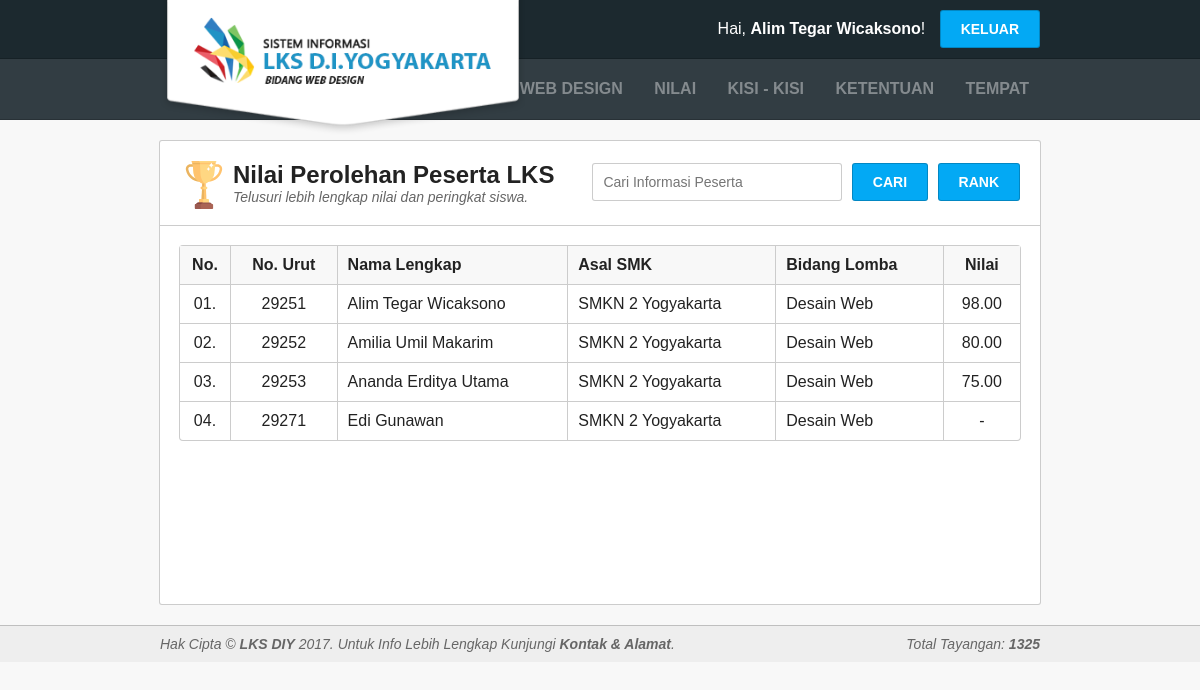
The app's page /peringkat-nilai.php (signed in) with its own data.
### tables this page shows
CREATE TABLE `peserta` (
  `id` varchar(20) NOT NULL,
  `nama` varchar(50) NOT NULL,
  `passwd` varchar(30) NOT NULL,
  `bidang` varchar(30) NOT NULL,
  `umur` int(5) DEFAULT NULL,
  `asalsmk` varchar(30) DEFAULT NULL,
  `kelas` varchar(5) DEFAULT NULL
);

CREATE TABLE `nilai` (
  `id` varchar(20) NOT NULL,
  `nilai` float(4,2) DEFAULT NULL
);

CREATE TABLE `hit` (
  `total` int(10) NOT NULL
);

### engine/conn.php (called while the page is built, shortened)
<?php
	if(isset($_SESSION['akses']) && isset($_SESSION['id'])){
		$id = $_SESSION['id'];
	}
 ?>

### engine/hit.php (called while the page is built, shortened)
<?php
	$query_hit = mysqli_query($mysqli, "SELECT * FROM hit");
	while($result_hit = mysqli_fetch_array($query_hit)){
		$total = $result_hit['total'] + 1;
	}
 ?>

### engine/section-peringkat-nilai.php (the view, shortened to what this page needs)
<?php
	$query_nilai = mysqli_query($mysqli, "SELECT * FROM nilai ORDER BY nilai DESC");
 ?>
<section id="nilai">
	<div class="section-container">
		<div class="section-head">
			<img src="asset/icon/score.svg" alt="Nilai Peserta LKS">
			<h2>Nilai Perolehan Peserta LKS</h2>
			<p class="info">Telusuri lebih lengkap nilai dan peringkat siswa.</p>
			<form>
				<input type="search" name="cari-peserta" placeholder="Cari Informasi Peserta" value="<?php if(isset($cari_peserta)){ echo $cari_peserta; } ?>">
				<button type="button" onclick="window.location = 'nilai.php?cari_peserta=' + document.querySelectorAll('input[name=cari-peserta]')[0].value">CARI</button>
				<button type="button" onclick="window.location = 'peringkat-nilai.php'" style="margin-left: 5px; ">RANK</button>
			</form>
		</div>
		<div class="section-body">
			<table>
				<thead>
					<tr>
						<th>No.</th>
						<th>No. Urut</th>
						<th>Nama Lengkap</th>
						<th>Asal SMK</th>
						<th>Bidang Lomba</th>
						<th>Nilai</th>
					</tr>
				</thead>
				<tbody>
					<?php
						$no = 1;
						while($result_nilai = mysqli_fetch_array($query_nilai)){
							$id = $result_nilai['id'];
							$nilai = ($result_nilai['nilai'] == NULL || $result_nilai['nilai'] == 0.00) ? "-" : $result_nilai['nilai'];
							$query_peserta = mysqli_query($mysqli, "SELECT * FROM peserta WHERE id='$id'");
							$result_peserta = mysqli_fetch_array($query_peserta);
							$nama = $result_peserta['nama'];
							$bidang = $result_peserta['bidang'];
							$asalsmk = $result_peserta['asalsmk'];
					?>
						<tr>
							<td><?php if($no < 10){ echo "0".$no."."; }else{ echo $no."."; } ?></td>
							<td><?php echo $id; ?></td>
							<td>
									<?php echo $nama; ?>
							</td>
							<td><?php echo $asalsmk; ?></td>
							<td><?php echo $bidang; ?></td>
							<td><?php echo $nilai; ?></td>
						</tr>
					<?php $no++; } ?>
				</tbody>
			</table>
		</div>
	</div>
</section>

### engine/nav.php (shortened to what this page needs)
<?php
	if(isset($id)){
		if($akses == "admin"){
			$query = mysqli_query($mysqli, "SELECT * FROM admin WHERE id='$id'");
		}elseif($akses == "peserta"){
			$query = mysqli_query($mysqli, "SELECT * FROM peserta WHERE id='$id'");
		}
		$result = mysqli_fetch_array($query);
		$nama = $result['nama'];
	}
 ?>
<nav id="nav-top">
	<div class="nav-container">
		<div class="nav-head">
			<a href="index.php" title="Beranda">
				<img src="asset/img/head-lks.png" alt="Sistem Informasi LKS DIY">
			</a>
		</div>
		<?php if(isset($id)){ ?>
		<div class="nav-account">
			<p>Hai, <a href="javascript:void(0)" onclick="document.querySelectorAll('#modal-profil')[0].style.display = 'block'" title="Profil"><?php echo $nama; ?></a>!</p>
			<button onclick="window.location = 'engine/act-logout.php'">KELUAR</button>
		</div>
		<?php } ?>
	</div>
</nav>
<nav id="nav-bottom">
	<div class="nav-container">
		<div class="nav-menu">
			<ul>
				<li><a href="web-design.php" title="Web Design">WEB DESIGN</a></li>
				<li><a href="nilai.php" title="Nilai">NILAI</a></li>
				<li><a href="kisi.php" title="Kisi - Kisi">KISI - KISI</a></li>
				<li><a href="ketentuan.php" title="Ketentuan">KETENTUAN</a></li>
				<li><a href="tempat.php" title="Tempat">TEMPAT</a></li>
			</ul>
		</div>
	</div>
</nav>

### engine/footer.php
<footer>
	<div class="footer-container">
		<p>Hak Cipta &copy; <a href="index.php" title="Beranda">LKS DIY</a> 2017. Untuk Info Lebih Lengkap Kunjungi <a href="kontak-alamat.php" title="Kontak">Kontak & Alamat</a>.</p>
		<p class="hit">
			Total Tayangan: <b><?php echo $total; ?></b>
		</p>
	</div>
</footer>

### asset/css/style.css (style rules this page uses)
.info { color: #666; font-size: 14px; font-style: italic; margin-bottom: 10px; }
html { font-family: "Arial", sans-serif; width: 100%; height: 100%; }
body { background: #f8f8f8; width: 100%; height: 100%; margin: 0px; }
ul { list-style: none; margin: 0px; padding: 0px; }
a { text-decoration: none; }
h1,h2,h3,h4,h5,h6,p { color: #222; margin: 0px; padding: 0px; }
table { border-collapse: collapse; border-style: hidden; border-radius: 3px; -ms-border: 1px solid #ccc; box-shadow: 0px 0px 0px 1px #ccc; }
table thead tr { background: #f8f8f8; }
table th, table td { color: #222; text-align: center; padding: 10px; border: 1px solid #ccc; }
input,select,textarea,button { font-family: "Arial", sans-serif; font-size: 14px; padding: 10px; border: 1px solid rgba(0,0,0,0.2); border-radius: 3px; }
button { background: #03a9f4; color: #fff; font-weight: bold; padding: 10px 20px; cursor: pointer; transition: 0.2s; }
nav { width: 100%; border-bottom: 1px solid rgba(0,0,0,0.2); }
.nav-container { width: calc(100% - 320px); margin: auto; padding: 10px; overflow: hidden; }
nav#nav-top { background: #1c292f; }
nav#nav-top .nav-head { position: absolute; top: -20px; }
nav#nav-top .nav-head a img { height: 155px; transition: 0.2s; }
nav#nav-top .nav-account { float: right; }
nav#nav-top .nav-account p { display: inline-block; color: #fff; margin-right: 10px; }
nav#nav-top .nav-account a { color: inherit; font-weight: bold; }
nav#nav-bottom { background: #323d43; }
nav#nav-bottom .nav-menu { float: right; }
nav#nav-bottom .nav-menu ul li { display: inline-block; }
nav#nav-bottom .nav-menu ul li a { display: inline-block; color: rgba(255,255,255,0.4); font-weight: bold; padding: 10px; margin-left: 5px; border: 1px solid transparent; border-radius: 3px; transition: 0.2s; }
section { width: 100%; padding: 20px 0px; overflow: hidden; }
.section-container { background: #fff; width: calc(100% - 320px); min-height: 463px; margin: auto; border: 1px solid rgba(0,0,0,0.2); border-radius: 3px; }
.section-head { position: relative; padding: 20px; border-bottom: 1px solid rgba(0,0,0,0.2); }
.section-head img { float: left; width: 48px; margin-right: 5px; }
.section-head form { position: absolute; top: 22px; right: 20px; }
.section-head form input[type='search'] { width: 250px; }
.section-head form input, .section-head form select { margin-right: 5px; }
.section-head .info { margin-bottom: 0px; }
.section-body { position: relative; padding: 20px; overflow: hidden; }
#nilai .section-body table { width: 100%; }
#nilai .section-body table th:nth-child(1), #nilai .section-body table td:nth-child(1) { width: 30px; }
#nilai .section-body table th:nth-child(3), #nilai .section-body table td:nth-child(3), #nilai .section-body table th:nth-child(4), #nilai .section-body table td:nth-child(4), #nilai .section-body table th:nth-child(5), #nilai .section-body table td:nth-child(5) { text-align: left; }
footer { background: #eee; width: 100%; border-top: 1px solid rgba(0,0,0,0.2); }
.footer-container { width: calc(100% - 320px); margin: auto; padding: 10px; overflow: hidden; }
footer p { float: left; color: #666; font-size: 14px; font-style: italic; }
footer a { color: #666; font-weight: bold; }
footer p.hit { float: right; }

### records on screen
peserta: nama "Alim Tegar Wicaksono"
nilai: id "29251", peserta.nama "Alim Tegar Wicaksono", peserta.asalsmk "SMKN 2 Yogyakarta", peserta.bidang "Desain Web", nilai "98.00"
nilai: id "29252", peserta.nama "Amilia Umil Makarim", peserta.asalsmk "SMKN 2 Yogyakarta", peserta.bidang "Desain Web", nilai "80.00"
nilai: id "29253", peserta.nama "Ananda Erditya Utama", peserta.asalsmk "SMKN 2 Yogyakarta", peserta.bidang "Desain Web", nilai "75.00"
nilai: id "29271", peserta.nama "Edi Gunawan", peserta.asalsmk "SMKN 2 Yogyakarta", peserta.bidang "Desain Web", nilai "-"
hit: total "1325"
